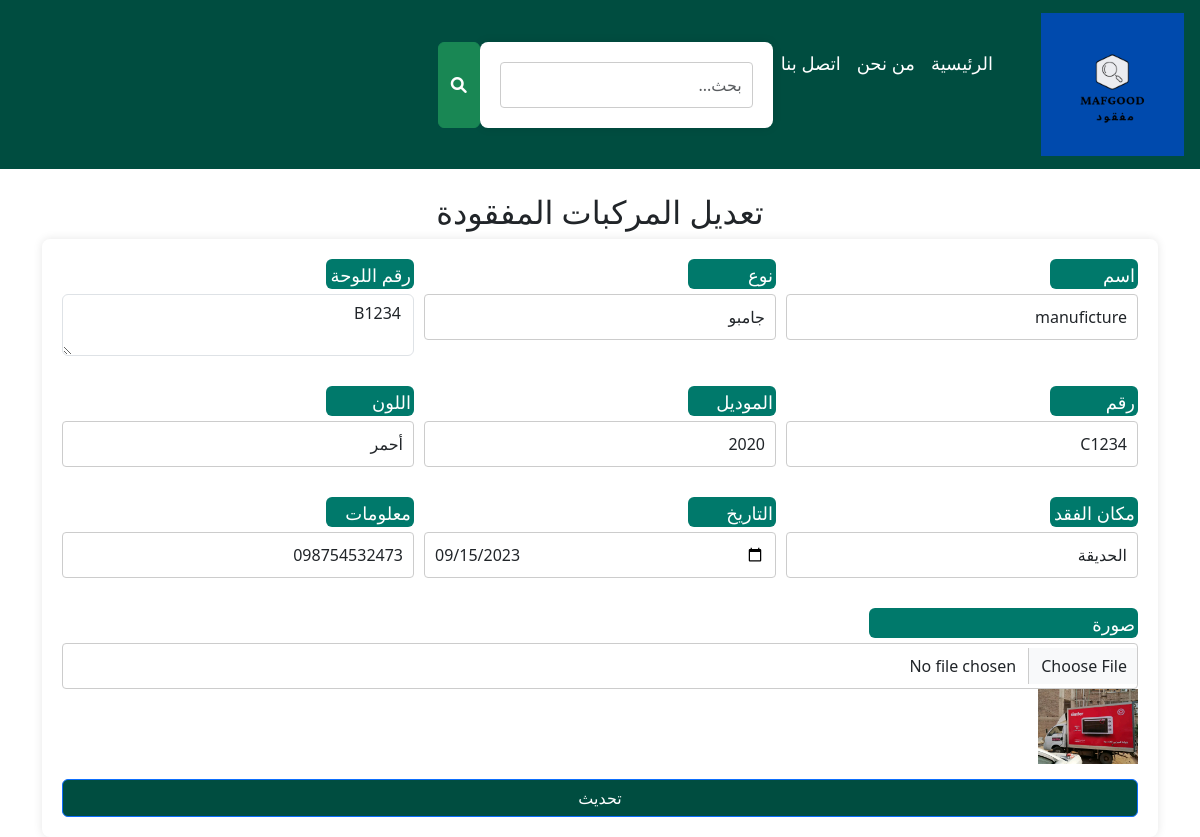
The page /edit_lost_vehicles.php?id=6000 (signed in) on the database its author committed.
### tables this page shows
CREATE TABLE `lost_vehicles` (
  `id` int(11) NOT NULL,
  `name` varchar(100) NOT NULL,
  `vehicle_type` varchar(100) NOT NULL,
  `plate_number` varchar(255) NOT NULL,
  `chassis` varchar(255) NOT NULL,
  `model` varchar(255) NOT NULL,
  `color` varchar(255) NOT NULL,
  `location` varchar(100) DEFAULT NULL,
  `date` date NOT NULL,
  `contact` varchar(255) NOT NULL,
  `image` varchar(255) NOT NULL,
  `user_id` int(11) DEFAULT NULL
);

### edit_lost_vehicles.php (the view, shortened to what this page needs)
<?php
include('config.php');
if (isset($_GET['id'])) {
    $id = $_GET['id'];
    $result = mysqli_query($con, "SELECT * FROM lost_vehicles WHERE id='$id'");
    $row = mysqli_fetch_array($result);
} else {
    header("Location: view_lost_vehicles.php");
    exit;
}
?>
<!DOCTYPE html>
<html lang="ar">
<head>
    <link rel="stylesheet" href="display.css">
    <link rel="stylesheet" href="bootstrap/css/bootstrap.min.css">
    <link rel="stylesheet" href="https://cdnjs.cloudflare.com/ajax/libs/font-awesome/6.0.0-beta3/css/all.min.css">
</head>
<nav class="navbar navbar-expand-lg" style="background-color:#004d40;">
    <a class="navbar-brand" href="home_page.php">
    <img src="images/website/logo.png" alt="Logo image" id="logo-img" class="d-inline-block align-top">
    </a>
    <div class="collapse navbar-collapse" id="navbarNav">
        <ul class="navbar-nav">
            <li class="nav-item"><a class="nav-link" href="home_page.php">الرئيسية</a></li>
            <li class="nav-item"><a class="nav-link" href="we.html">من نحن</a></li>
            <li class="nav-item"><a class="nav-link" href="connect.php">اتصل بنا</a></li>
            <li>
            <li class="nav-item">
            <form  method="post" action="search.php" class="d-flex">
                        <input type="text" name="query" class="form-control search-bar" placeholder="بحث..." style="padding:nane">
    </li>
                        <button type="submit" class="btn btn-success search-button"><i class="fas fa-search"></i></button>
            </li>
        </ul>
    </div>
</nav>
    <div class="container">
        <h2 class="text-center mt-4">تعديل المركبات المفقودة</h2>
        <form action="" method="post" enctype="multipart/form-data">
<div class="form-group" style="display: flex; gap: 10px;">
<div style="flex: 1;">
                <label for="name">اسم الشركة</label>
                <input type="text" name="name" class="form-control" value="<?php echo $row['name']; ?>" required>
            </div>
        <div style="flex: 1;">
                <label for="vehicle_type">نوع المركبة</label>
                <input type="text" name="vehicle_type" class="form-control" value="<?php echo $row['vehicle_type']; ?>" required>
            </div>
        <div style="flex: 1;">
                <label for="plate_number">رقم اللوحة</label>
                <textarea name="plate_number" class="form-control" required><?php echo $row['plate_number']; ?></textarea>
            </div>
</div>
<div class="form-group" style="display: flex; gap: 10px;">
<div style="flex: 1;">
                <label for="chassis">رقم الشاسي</label>
                <input type="text" name="chassis" class="form-control" value="<?php echo $row['chassis']; ?>" required>
            </div>
            <div style="flex: 1;">
                <label for="model">الموديل</label>
                <input type="text" name="model" class="form-control" value="<?php echo $row['model']; ?>" required>
            </div>
            <div style="flex: 1;">
                <label for="color">اللون</label>
                <input type="text" name="color" class="form-control" value="<?php echo $row['color']; ?>" required>
            </div>
</div>
            <div class="form-group" style="display: flex; gap: 10px;">
            <div style="flex: 1;">
                <label for="location">مكان الفقد</label>
                <input type="text" name="location" class="form-control" value="<?php echo $row['location']; ?>" required>
            </div>
            <div style="flex: 1;">
                <label for="date">التاريخ</label>
                <input type="date" name="date" class="form-control" value="<?php echo $row['date']; ?>" required>
            </div>
            <div style="flex: 1;">
            <label for="contact"  class="lab">معلومات الاتصال</label>
                <input type="text" name="contact" class="form-control" value="<?php echo $row['contact']; ?>" required>
            </div>
            </div>
            <div class="form-group">
                <label for="image">صورة</label>
                <input type="file" name="image" class="form-control">
                <img src="<?php echo $row['image']; ?>" width="100" alt="Image">
            </div>
            <button type="submit" name="update" class="btn btn-primary btn-block laa ">تحديث</button>
        </form>
    </div>
</body>
</html>

### display.css (style rules this page uses)
.navbar-nav .nav-link { color: white !important; font-size: 18px; }
.navbar-nav { justify-content: left; }
.container { max-width: 1200px; margin: 0 auto; padding: 0 10px; }
form { background-color: #ffffff; padding: 20px; border-radius: 8px; box-shadow: 0 0 10px rgba(0, 0, 0, 0.1); }
form div { margin-bottom: 15px; }
form label { display: block; margin-bottom: 5px; background-color:#00796b; font-size: 18px; color: white; height: 30px; width: 25%; border-radius: 6px; padding: 3px; }
form input[type="text"], form input[type="date"], form input[type="file"], form button, form select { width: 100%; padding: 10px; border: 1px solid #ccc; border-radius: 4px; font-size: 16px; }

### edit_lost_vehicles.php (style rules this page uses)
.laa { background-color: #004d40; color: white; }

### rows shown on the page
lost_vehicles: name "manuficture", vehicle_type "جامبو", plate_number "B1234", chassis "C1234", model "2020", color "أحمر", location "الحديقة", date "09/15/2023", contact "098754532473", image (picture)
